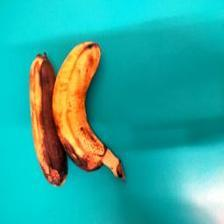
#> input picture test_pipeline/mure_malade.jpg, 224 x 224 px; its folder holds only this picture in this run
$ python -i featuring.py   (imports and definitions only)
#> lines starting #> are read from the running program, lines starting #| are printed output that depends on the picture; after the words box and inside, x2 and y2 are one past the last pixel; in counts of white or black regions, pixels touching at a corner belong together
import cv2
import numpy as np
import pandas as pd
import os

def extract_banana_features(image_path):
#> called with image_path = '../test_pipeline/mure_malade.jpg'
    img = cv2.imread(image_path)
#> img is the input picture: shape (224, 224, 3); mean B, G, R 160.9, 170.6, 45.3
    if img is None:
        raise ValueError(f"Impossible de lire l'image : {image_path}")

    h, w = img.shape[:2]
#> h = 224; w = 224
    max_dim = max(h, w)
#> max_dim = 224
    if max_dim > 256:
        scale = 256 / max_dim
        new_w, new_h = int(w * scale), int(h * scale)
        img = cv2.resize(img, (new_w, new_h), interpolation=cv2.INTER_AREA)

    hsv = cv2.cvtColor(img, cv2.COLOR_BGR2HSV)
#> hsv: shape (224, 224, 3); mean H, S, V 78.5, 225.1, 183.6

    lower_yellow = np.array([15, 50, 50])
    upper_yellow = np.array([35, 255, 255])
    mask_yellow = cv2.inRange(hsv, lower_yellow, upper_yellow)
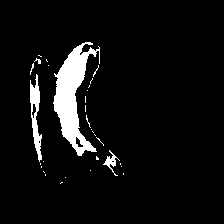
#> mask_yellow: shape (224, 224); 6.1% white; 31 white regions (27 under 20 px), largest, box (x1, y1, x2, y2) and area: (53, 42, 100, 156) 2289, (30, 74, 42, 162) 498, (103, 150, 120, 176) 124, (34, 58, 41, 64) 20

    lower_green = np.array([35, 50, 50])
    upper_green = np.array([85, 255, 255])
    mask_green = cv2.inRange(hsv, lower_green, upper_green)
#> mask_green: shape (224, 224); 1.2% white in thin lines or dots, all inside (x1, y1, x2, y2) = (29, 40, 127, 187)

    lower_brown = np.array([5, 30, 20])
    upper_brown = np.array([25, 255, 200])
    mask_brown = cv2.inRange(hsv, lower_brown, upper_brown)
#> mask_brown: shape (224, 224); 3.3% white; 32 white regions (26 under 20 px), largest, box (x1, y1, x2, y2) and area: (37, 55, 89, 167) 856, (81, 57, 124, 176) 372, (40, 154, 66, 185) 176, (84, 43, 100, 50) 56, (95, 160, 104, 169) 39, (56, 166, 65, 176) 34

    lower_dark = np.array([0, 40, 0])
    upper_dark = np.array([179, 255, 60])
    mask_dark = cv2.inRange(hsv, lower_dark, upper_dark)
#> mask_dark: shape (224, 224); 0.78% white; 22 white regions (19 under 20 px), largest, box (x1, y1, x2, y2) and area: (57, 141, 72, 177) 228, (85, 77, 94, 124) 78, (87, 166, 101, 171) 20

    mask_fruit_initial = cv2.bitwise_or(mask_yellow, mask_green)
#> mask_fruit_initial: shape (224, 224); 7.2% white; 28 white regions (23 under 20 px), largest, box (x1, y1, x2, y2) and area: (53, 40, 102, 156) 2481, (29, 52, 44, 163) 712, (103, 149, 122, 180) 199, (86, 115, 107, 146) 82, (59, 174, 67, 187) 26
    mask_fruit_initial = cv2.bitwise_or(mask_fruit_initial, mask_brown)
#> mask_fruit_initial: shape (224, 224); 10.2% white; 20 white regions (17 under 20 px), largest, box (x1, y1, x2, y2) and area: (29, 40, 127, 180) 4761, (39, 154, 67, 187) 220, (56, 166, 65, 176) 34
    mask_fruit_initial = cv2.bitwise_or(mask_fruit_initial, mask_dark)
#> mask_fruit_initial: shape (224, 224); 10.7% white; 15 white regions (14 under 20 px), largest, box (x1, y1, x2, y2) and area: (29, 40, 127, 187) 5313

    kernel = np.ones((5, 5), np.uint8)
    mask_fruit_initial = cv2.morphologyEx(mask_fruit_initial, cv2.MORPH_OPEN, kernel, iterations=1)
#> mask_fruit_initial: shape (224, 224); 6.6% white; 13 white regions, largest, box (x1, y1, x2, y2) and area: (49, 43, 93, 156) 2288, (31, 118, 41, 156) 252, (58, 151, 70, 176) 194
    mask_fruit_initial = cv2.morphologyEx(mask_fruit_initial, cv2.MORPH_CLOSE, kernel, iterations=2)
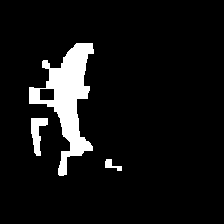
#> mask_fruit_initial: shape (224, 224); 7.6% white; 3 white regions


    contours_fruit, _ = cv2.findContours(mask_fruit_initial, cv2.RETR_EXTERNAL, cv2.CHAIN_APPROX_SIMPLE)
#> contours_fruit = 3 contours; box (x1, y1, x2, y2) and area: (29, 43, 94, 176) 3298, (31, 118, 48, 156) 296, (105, 159, 122, 171) 70
    if contours_fruit:
        main_contour = max(contours_fruit, key=cv2.contourArea)
#> main_contour = contour of 124 points, box (x1, y1, x2, y2) (29, 43, 94, 176), area 3298
        x, y, bw, bh = cv2.boundingRect(main_contour)
#> x = 29; y = 43; bw = 65; bh = 133
        largeur_banane = bw
#> largeur_banane = 65
        hauteur_banane = bh
#> hauteur_banane = 133

        mask_fruit_filled = np.zeros_like(mask_fruit_initial)
        cv2.drawContours(mask_fruit_filled, [main_contour], -1, 255, -1)
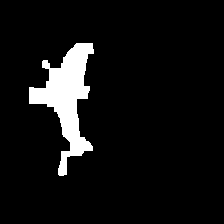
#> mask_fruit_filled: shape (224, 224); 7% white; 1 white region, box (x1, y1, x2, y2) and area: (29, 43, 94, 176) 3511
    else:
        largeur_banane = w
        hauteur_banane = h
        mask_fruit_filled = np.ones((h, w), dtype=np.uint8) * 255


    total_fruit_pixels = cv2.countNonZero(mask_fruit_filled)
#> total_fruit_pixels = 3511
    if total_fruit_pixels == 0:
        total_fruit_pixels = 1

    mask_black_all = cv2.inRange(hsv, lower_dark, upper_dark)
    mask_black = cv2.bitwise_and(mask_black_all, mask_black_all, mask=mask_fruit_filled)
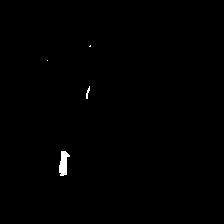
#> mask_black: shape (224, 224); 0.41% white; 4 white regions (2 under 20 px)
    pct_noir = (cv2.countNonZero(mask_black) / total_fruit_pixels) * 100
#> pct_noir = 5.87
    contours_black, _ = cv2.findContours(mask_black, cv2.RETR_EXTERNAL, cv2.CHAIN_APPROX_SIMPLE)
#> contours_black = 4 contours, 3 with area under 20; largest, box (x1, y1, x2, y2) and area: (59, 151, 70, 176) 146
    taches_noires = sum(1 for c in contours_black if cv2.contourArea(c) > 5)
#> taches_noires = 2

    lower_white = np.array([0, 0, 200])
    upper_white = np.array([179, 30, 255])
    mask_white_all = cv2.inRange(hsv, lower_white, upper_white)
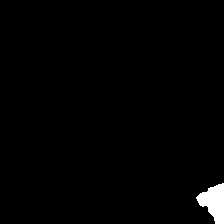
#> mask_white_all: shape (224, 224); 1.4% white; 1 white region, box (x1, y1, x2, y2) and area: (196, 183, 224, 224) 696
    mask_white = cv2.bitwise_and(mask_white_all, mask_white_all, mask=mask_fruit_filled)
#> mask_white: shape (224, 224); every value is 0
    kernel_small = np.ones((3, 3), np.uint8)
    mask_white_clean = cv2.morphologyEx(mask_white, cv2.MORPH_OPEN, kernel_small, iterations=1)
    pct_blanc = (cv2.countNonZero(mask_white_clean) / total_fruit_pixels) * 100
#> pct_blanc = 0
    contours_white, _ = cv2.findContours(mask_white_clean, cv2.RETR_EXTERNAL, cv2.CHAIN_APPROX_SIMPLE)
#> contours_white = []
    taches_blanches = sum(1 for c in contours_white if cv2.contourArea(c) > 10)
#> taches_blanches = 0

    gray = cv2.cvtColor(img, cv2.COLOR_BGR2GRAY)
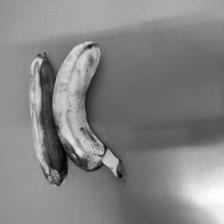
#> gray: shape (224, 224); min 0, max 255, mean 132
    edges = cv2.Canny(gray, 50, 150)
#> edges: shape (224, 224); 4.4% white in thin lines or dots, all inside (x1, y1, x2, y2) = (29, 41, 127, 186)
    edges_fruit = cv2.bitwise_and(edges, edges, mask=mask_fruit_filled)
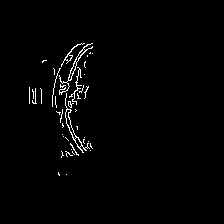
#> edges_fruit: shape (224, 224); 1.5% white in thin lines or dots, all inside (x1, y1, x2, y2) = (29, 43, 93, 176)
    contours_fissures, _ = cv2.findContours(edges_fruit, cv2.RETR_TREE, cv2.CHAIN_APPROX_SIMPLE)
#> contours_fissures = 49 contours, 41 with area under 20; largest, box (x1, y1, x2, y2) and area: (65, 93, 90, 153) 156, (59, 43, 93, 95) 116, (65, 109, 77, 140) 92, (68, 61, 77, 81) 47, (61, 43, 85, 67) 41, (74, 137, 82, 148) 36, (75, 48, 86, 63) 34, (65, 54, 73, 62) 25
    longueur_fissures = sum(cv2.arcLength(c, False) for c in contours_fissures)
#> longueur_fissures = 1310


    features = {
        "pct_noir": round(pct_noir, 2),
        "nb_taches_noires": taches_noires,
        "pct_blanc": round(pct_blanc, 2),
        "nb_taches_blanches": taches_blanches,
        "longueur_fissures": round(longueur_fissures, 2)
    }
#> features = {'pct_noir': 5.87, 'nb_taches_noires': 2, 'pct_blanc': 0, 'nb_taches_blanches': 0, 'longueur_fissures': 1310}
    return features


def process_folder(root_folder, label):
    data = []
    valid_extensions = ('.jpg', '.jpeg', '.png')

    print(f"Traitement du dossier '{root_folder}'...")
    for root, dirs, files in os.walk(root_folder):
        for file in files:
            if file.lower().endswith(valid_extensions):
                image_path = os.path.join(root, file)
                try:
                    feats = extract_banana_features(image_path)
                    feats["classe"] = label
                    data.append(feats)
                except Exception as e:
                    print(f"⚠️ Erreur sur {image_path} : {e}")
    return data


def build_dataset(lien_sain, lien_malade, output_file):
    data_sain = process_folder(lien_sain, "sain")
    data_malade = process_folder(lien_malade, "malade")

    all_data = data_sain + data_malade
    df = pd.DataFrame(all_data)

    if df.empty:
        print("Aucune donnée à sauvegarder.")
        return None

    df = df.sample(frac=1, random_state=42).reset_index(drop=True)

    df.to_parquet(output_file, index=False, engine='pyarrow')
    print(f"\n🎉 Dataset final sauvegardé : {output_file}")
    print(f"   → {len(df)} images au total, classes : {df['classe'].value_counts().to_dict()}")
    return df


# [12 lines not run here, left out]

>>> result = extract_banana_features('../test_pipeline/mure_malade.jpg')
#> result has the same summary as features in extract_banana_features
